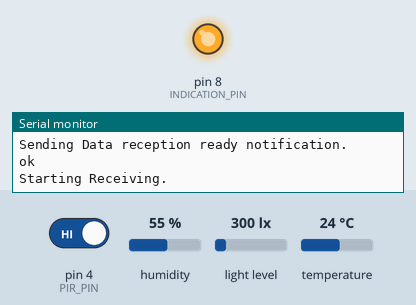
Simulated run of this sketch. Board: Arduino Uno, built with avr-gcc and run on an emulated ATmega328P. On the bench: output pins drawn as LEDs (lit = HIGH), the last lines printed to the serial monitor. Wiring (inferred from the names in the program): DHT11 sensor: data pin 2. Inputs (shaded band) come from the test bench; at power-on: pin 4 (PIR_PIN) HIGH, humidity 55 %, light level 300 lx, temperature 24 °C. Random numbers use the default seed unless the sketch sets one; no radio packets arrive unless stated; pins used as bus, display or sensor lines are not drawn.

Above: at 1.3 s.
1.4 s: pin 4 (PIR_PIN) driven LOW
At 4.6 s:
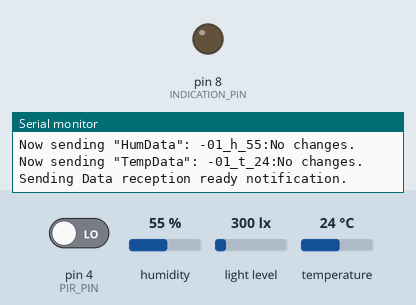
10.6 s: pin 4 (PIR_PIN) driven HIGH
At 11.6 s:
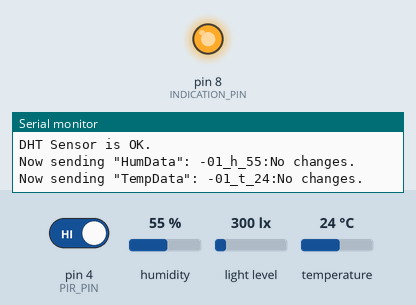
Timing chart, 0 to 13.6 s (numbered marks = the images above; inputs shaded):
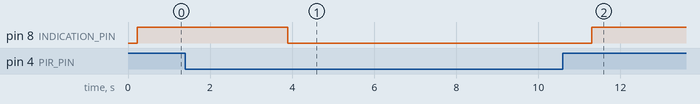

The sketch:

Any_Client.ino
```cpp
#include <BH1750.h>
#include <Wire.h>
#include <SPI.h>
#include "nRF24L01.h"
#include "RF24.h"
#include "printf.h"
//#include <../mac.h>
#include <dht.h>
#include <EEPROM.h>
#include <avr/pgmspace.h>

//Validation for Sensors changes each 20 sec
#define DELAY 3000
//Control Values = 90 times
#define RESET_Interval 50
#define DHT_PIN 2
#define PIR_PIN 4
#define RESET_PIN 3
#define SWITCH_CONTROL 5
#define INDICATION_PIN 8

#define DEBUG 0

const char timed_out[] PROGMEM = "Time out error!\r\n";
const char checksum_err[] PROGMEM = "Checksum error!\r\n";

int BH1750address = 0x23;
BH1750 LightSensor;

int NodeID;

// Set up nRF24L01 radio on SPI bus plus pins 9 & 10
RF24 radio(9,10);
//7,10
//
// Topology
//

// Radio pipe addresses for the 2 nodes to communicate.
                        //Writing Pipe   //Command Listening & Registration Pipe
const uint64_t pipes[2] PROGMEM = { 0xF0F0F0F0D2LL, 0xF0F0F0F0E1LL };

//
// state management
//
// Set up state.  This sketch uses the same software for all the nodes
// in this system.  Doing so greatly simplifies testing.
//

// The various states supported by this sketch
typedef enum { state_ping_out = 1, state_pong_back = 2,  state_registration = 3 , state_initial = 4, receive_data = 5} state_e;

// The debug-friendly names of those states
const char* state_friendly_name[] = { "invalid", "Ping out", "Pong back", "Registration", "Initial State", "Receiving Data State"};

// The state of the current running sketch
//state_e state = state_ping_out;
state_e state = state_initial;
dht DHT;


int m_temp;
int m_humd;
uint16_t m_lux;
int m_pir;
int m_DHT_sensor_type;
int iterations_count;

void setup(void)
{
  Serial.begin(9600);
  LightSensor.begin(BH1750_CONTINUOUS_HIGH_RES_MODE);

  printf_begin();
  Serial.print(F("\n\rRF24/examples/GettingStarted/\n\r"));
  Serial.print(F("STATE: "));
  printf("%s\n\r",state_friendly_name[state]);
  Serial.print(F("*** PRESS 'T' to begin transmitting to the other node\n\r"));

  radio.begin();
  radio.setPayloadSize(32);
  radio.setChannel(0x4c);
  radio.setPALevel(RF24_PA_MAX);


  if (radio.setDataRate(RF24_250KBPS))
    Serial.print(F("RF24_250KBPS has been set...\r\n"));
  else
    Serial.print(F("Failed with RF24_250KBPS setting...\r\n"));
  radio.setAutoAck(true);
  radio.setRetries(15, 15);

  radio.openWritingPipe(pipes[0]);
  radio.openReadingPipe(1,pipes[1]);
  radio.startListening();
  radio.printDetails();

  NodeID=(int)EEPROM_readlong(0);
  printf("DeviceId=%03i - Read from Memory\r\n", NodeID);

  pinMode(PIR_PIN, INPUT);
  digitalWrite(PIR_PIN, HIGH);
//  pinMode(SWITCH_CONTROL, OUTPUT);
//  pinMode(RESET_PIN, INPUT);
//  EEPROM_writelong(0,21);
//  pinMode(RESET_PIN, INPUT_PULLUP);
//  digitalWrite(RESET_PIN, LOW);
  pinMode(INDICATION_PIN, OUTPUT);

  randomSeed(analogRead(0));

  resetMeasurement();
}

#define MAX_RETRY_COUNT 5
#define RETRY_TIMEOUT 500

void loop(void)
{
  bool ok;
  char a[33];
  char abc[33];

  if ( state == state_initial )
  {
    radio.stopListening();
    if(NodeID)
    {
      Serial.print(F("Trying with NodeID restored from EEPROM\r\n"));
      state = state_ping_out;
    }
    else
    {
      state = state_registration;
    }
  }

  if ( state == state_registration )
  {
      rest();

      int handshakeID;
      handshakeID = (int)random(998);

      Serial.print(F("\n\r"));
      Serial.print(F("-----------------------------------\n\r"));

      sprintf(a, "?");
      sprintf(a + strlen(a), "r_v01_%03i", handshakeID);
      Serial.print(F("Registration: Request "));
      printf("%s:", a);

      bool mineIDConfirmation = false;
      while (!mineIDConfirmation)
      {
        int retrycount = 0;

        rest();
        delay(RETRY_TIMEOUT);

        if (radio.write(a, sizeof(a)))
          Serial.print(F("ok."));
        else
        {
          Serial.print(F("."));
          continue;
        }

        Serial.print(F("\n\r"));

        radio.startListening();

        Serial.print(F("Starting registartion with ID:"));
        printf("%i\r\n", handshakeID);

        while (!radio.available())
        {
          delay(RETRY_TIMEOUT);
          if(++retrycount > MAX_RETRY_COUNT)
            break;
          Serial.print(F("Registration: NOTHING received "));
          printf("(%i out of %i) \n\r", retrycount, MAX_RETRY_COUNT);
        }

        if(retrycount > MAX_RETRY_COUNT)
        {
          Serial.print(F("Let's go for another registration request round\r\n"));
          continue;
        }

        // Fetch the payload, and see if this was the last one.

        radio.read( abc, sizeof(abc) );
        Serial.print(F("Received: "));
        printf("%s\r\n", abc);

        // Dump the payloads until we've got everything
        unsigned long deviceIdReceived = atoi(abc);

        // Spew it
        if ((int)handshakeID==(int)deviceIdReceived)
        {
           /////NB assumption that we will use 4 bytes for data in eprom
           EEPROM_writelong(0,deviceIdReceived);
           NodeID=deviceIdReceived;

           Serial.print(F("Registration: Mine Confirmation received "));
           printf("%lu. \n\r",deviceIdReceived);

           mineIDConfirmation = true;

           state = state_ping_out;
           break;
        }
        else
        {
           Serial.print(F("Registration: Someone's confirmation received "));
           printf("%lu. \n\r",deviceIdReceived);
           state = state_initial;
        }
      }
      // First, stop listening so we can talk
      radio.stopListening();
  }

  if (state == state_ping_out)
  {
    Serial.print(F("Starting Data Send Procedure.\r\n"));
    // First, stop listening so we can talk.
    rest();

    dealWithPIRData(a, sizeof(a));
    rest();

    dealWithLuxData(a, sizeof(a));
    rest();

    if(checkDHT() == DHTLIB_OK)
    {
      dealWithHumData(a, sizeof(a));
      rest();

      dealWithTempData(a, sizeof(a));
      rest();
    }

    // Now, continue listening
    state = receive_data;

  }//if (state == state_ping_out)

  if (state == receive_data)
  {
    int retrycount = 0;

    rest();
    delay(RETRY_TIMEOUT);

    Serial.print(F("\r\nSending Data reception ready notification.\r\n"));
    snprintf(a, sizeof(a), "!d_v01_%03i", NodeID);

    retrycount = 0;
    while (!radio.write(a, sizeof(a)))
    {
      delay(RETRY_TIMEOUT);
      if(++retrycount > MAX_RETRY_COUNT)
        break;
      Serial.print(F("."));
    }

    retrycount = 0;
    Serial.print(F("ok"));
    Serial.print(F("\n\r"));

    radio.startListening();

    Serial.print(F("Starting Receiving.\r\n"));

    while (!radio.available())
    {
      delay(RETRY_TIMEOUT);
      if(++retrycount > MAX_RETRY_COUNT)
        break;
      Serial.print(F("Received: NOTHING "));
      printf("(%i out of %i) \n\r", retrycount, MAX_RETRY_COUNT);
    }

    if(retrycount > MAX_RETRY_COUNT)
    {
      Serial.print(F("Let's go for another data transmission cycle.\r\n"));
      state = state_ping_out;
    }
    else
    {
      // Fetch the payload, and see if this was the last one.
//      char abc[20];
      radio.read( abc, sizeof(abc) );
      Serial.print(F("Received: "));
      printf("%s\r\n", abc);
    }
  }//if (state == receive_data)


  //
  // Pong back state.  Receive each packet, dump it out, and send it back
  //

  if ( state == state_pong_back )
  {
    // if there is data ready
    if ( radio.available() )
    {
      // Dump the payloads until we've gotten everything
      unsigned long got_time;
      bool done = false;
      while (!done)
      {
        // Fetch the payload, and see if this was the last one.
        radio.read( &got_time, sizeof(unsigned long) );

        // Spew it
        Serial.print(F("Got payload "));
        printf("%lu...",got_time);

	// Delay just a little bit to let the other unit
	// make the transition to receiver
	delay(20);
      }

      // First, stop listening so we can talk
      radio.stopListening();

      // Send the final one back.
      radio.write( &got_time, sizeof(unsigned long) );
      Serial.print(F("Sent response.\n\r"));

      // Now, resume listening so we catch the next packets.
      radio.startListening();
    }
  }

  iterations_count++;
  if (iterations_count>=RESET_Interval)
  {
     resetMeasurement();
  }

}

int checkDHT(void)
{
  int chk;

  ///If not clear sensor type validate it
  if (m_DHT_sensor_type==-1)
  {
    chk = DHT.read22(DHT_PIN);
    if (chk == DHTLIB_OK) m_DHT_sensor_type=1;

    chk = DHT.read11(DHT_PIN);
    if (chk == DHTLIB_OK) m_DHT_sensor_type=0;
  }

  ///If Type is clear read it properly
  switch(m_DHT_sensor_type)
  {
    case 1:
       chk = DHT.read22(DHT_PIN);
       break;
    default:
       chk = DHT.read11(DHT_PIN);
       break;
  };

  ///If Type is clear and reading failed report error
  switch (chk)
  {
    case DHTLIB_OK:
      Serial.print(F("DHT Sensor is OK.\r\n"));
      break;
    case DHTLIB_ERROR_CHECKSUM:
      printf("%s", checksum_err);
      break;
    case DHTLIB_ERROR_TIMEOUT:
      printf("%s", timed_out);
      break;
    default:
      Serial.print(F("Unknown error!\r\n"));
      break;
  }
  return chk;
}

int dealWithHumData(char* a, unsigned int aLen)
{
  int value = (int)DHT.humidity;
  sprintf(a, "%03i", NodeID);
  sprintf(a + strlen(a), "_h_%02i", value);
  Serial.print(F("Now sending \"HumData\": "));
  printf("%s:", a);

  if (m_humd != value)
  {
    if (radio.write(a, aLen))
      Serial.print(F("ok.\n\r"));
    else
      Serial.print(F("failed.\n\r"));

      m_humd = value;
  }
  else
  {
     Serial.print(F("No changes.\r\n"));
  }

  return value;
}

int dealWithTempData(char* a, unsigned int aLen)
{
  int value = (int)DHT.temperature;
  sprintf(a, "%03i", NodeID);
  sprintf(a + strlen(a), "_t_%02i", value);
  Serial.print(F("Now sending \"TempData\": "));
  printf("%s:", a);

  if (m_temp != value)
  {
    if (radio.write(a, aLen))
      Serial.print(F("ok, "));
    else
      Serial.print(F("failed, "));

    m_temp = value;
  }
  else
  {
     Serial.print(F("No changes.\r\n"));
  }

  return value;
}

uint16_t dealWithLuxData(char* a, unsigned int aLen)
{
  uint16_t value = LightSensor.readLightLevel();
  sprintf(a, "%03i", NodeID);
  sprintf(a + strlen(a), "_l_%i", value);
  Serial.print(F("Now sending "));
  printf("%s:", a);

  if (m_lux != value)
  {
    if ((value>=0)&&(value<=5000))
    {
      if (radio.write(a, aLen))
        Serial.print(F("ok.\n\r"));
      else
        Serial.print(F("failed.\n\r"));
    }
    else
    {
        Serial.print(F("Not Connected.\n\r"));
    }

    m_lux = value;
  }
  else
  {
     Serial.print(F("No changes.\r\n"));
  }

  return value;
}

bool dealWithPIRData(char* a, unsigned int aLen)
{
  int value = digitalRead(PIR_PIN);
  sprintf(a, "%03i", NodeID);
  sprintf(a + strlen(a), "_p_%01i", value);
  Serial.print(F("Now sending "));
  printf("%s:", a);

  digitalWrite(INDICATION_PIN, value);

#if (DEBUG!=1)
  if (m_pir != value)
#endif
  {
    if (radio.write(a, aLen))
      Serial.print(F("ok.\r\n"));
    else
      Serial.print(F("failed.\n\r"));

    m_pir = value;
  }
#if (DEBUG!=1)
  else
  {
     Serial.print(F("No changes.\r\n"));
  }
#endif

  return value;
}

void rest()
{
  radio.startListening();
  radio.stopListening();
}

void resetMeasurement()
{
  m_temp = -1;
  m_humd = -1;
  m_lux = -1;
  m_pir = -1;
  iterations_count = 0;
  m_DHT_sensor_type = -1;

  Serial.print(F("Refresh values\n\r"));
}

  // read double word from EEPROM, give starting address
unsigned long EEPROM_readlong(int address)
{
  //use word read function for reading upper part
  unsigned long dword = EEPROM_readint(address);
  //shift read word up
  dword = dword << 16;
  // read lower word from EEPROM and OR it into double word
  dword = dword | EEPROM_readint(address+2);
  return dword;
}

//write word to EEPROM
void EEPROM_writeint(int address, int value) {
  EEPROM.write(address,highByte(value));
  EEPROM.write(address+1 ,lowByte(value));
}

  //write long integer into EEPROM
void EEPROM_writelong(int address, unsigned long value) {
  //truncate upper part and write lower part into EEPROM
  EEPROM_writeint(address+2, word(value));
  //shift upper part down
  value = value >> 16;
  //truncate and write
  EEPROM_writeint(address, word(value));
}

unsigned int EEPROM_readint(int address) {
  unsigned int word = word(EEPROM.read(address), EEPROM.read(address+1));
  return word;
}
```

printf.h
```cpp
// (licence header left out)
/**
 * @file printf.h
 *
 * Setup necessary to direct stdout to the Arduino Serial library, which
 * enables 'printf'
 */

#ifndef __PRINTF_H__
#define __PRINTF_H__

#ifdef ARDUINO

int serial_putc( char c, FILE * )
{
  Serial.write( c );

  return c;
}

void printf_begin(void)
{
  fdevopen( &serial_putc, 0 );
}

#else
#error This example is only for use on Arduino.
#endif // ARDUINO

#endif // __PRINTF_H__
```

Measured:
- after the input at 1.4 s, pin 8 (INDICATION_PIN): HIGH → LOW after 2.5 s
- after the input at 10.6 s, pin 8 (INDICATION_PIN): LOW → HIGH after 0.70 s
